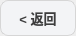
<?xml version="1.0" encoding="UTF-8"?>
<ui version="4.0">
 <class>TopBarBackButton</class>
 <widget class="QWidget" name="TopBarBackButton">
  <property name="minimumSize">
   <size>
    <width>76</width>
    <height>36</height>
   </size>
  </property>
  <property name="maximumSize">
   <size>
    <width>76</width>
    <height>36</height>
   </size>
  </property>
  <layout class="QGridLayout" name="rootLayout">
   <property name="leftMargin">
    <number>0</number>
   </property>
   <property name="topMargin">
    <number>0</number>
   </property>
   <property name="rightMargin">
    <number>0</number>
   </property>
   <property name="bottomMargin">
    <number>0</number>
   </property>
   <property name="spacing">
    <number>0</number>
   </property>
   <item row="0" column="0">
    <widget class="QToolButton" name="backButton">
     <property name="minimumSize">
      <size>
       <width>76</width>
       <height>36</height>
      </size>
     </property>
     <property name="maximumSize">
      <size>
       <width>76</width>
       <height>36</height>
      </size>
     </property>
     <property name="toolTip">
      <string>返回实验列表</string>
     </property>
     <property name="styleSheet">
      <string notr="true">QToolButton {
    background: #F3F4F6;
    border: 1px solid #D6D6D6;
    border-radius: 8px;
    color: #3D3D3D;
    font-size: 13px;
    font-weight: 600;
}

QToolButton:hover {
    background: #E6E6E6;
}

QToolButton:pressed {
    background: #DADADA;
}</string>
     </property>
     <property name="text">
      <string>&lt; 返回</string>
     </property>
    </widget>
   </item>
  </layout>
 </widget>
 <resources/>
 <connections/>
</ui>
